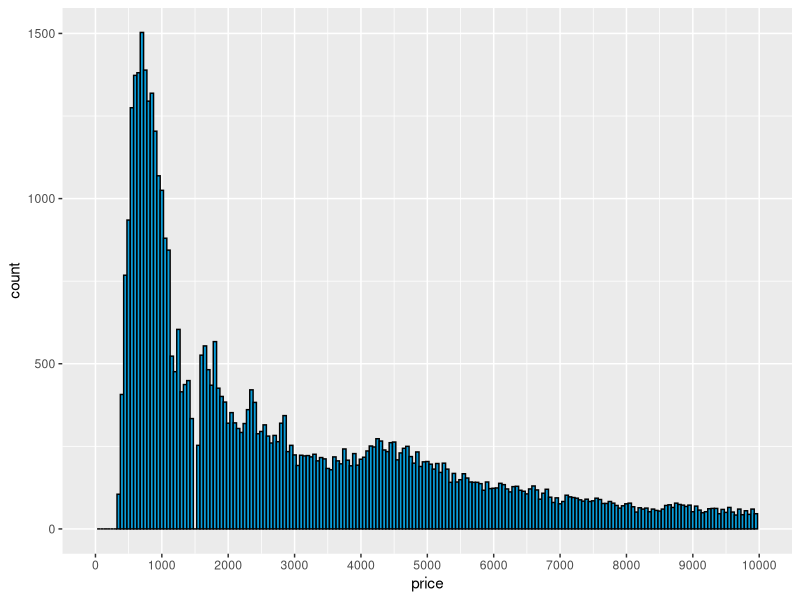
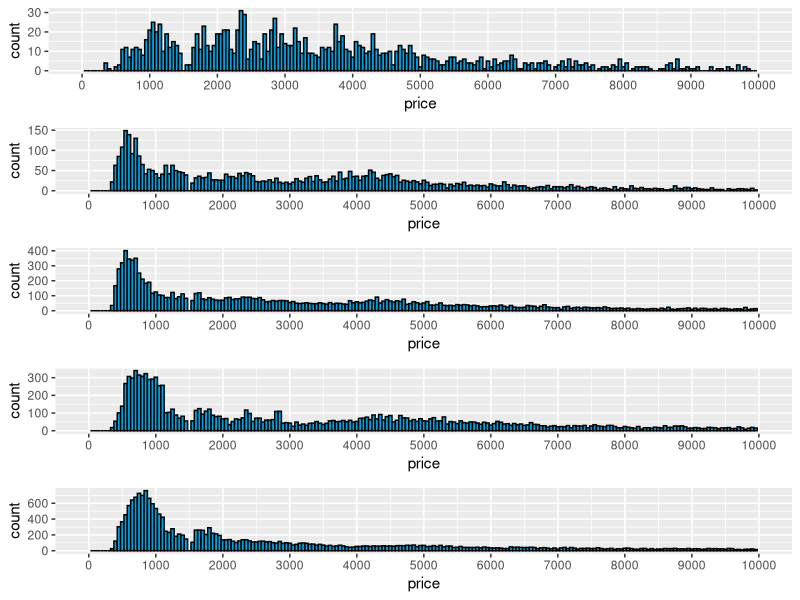
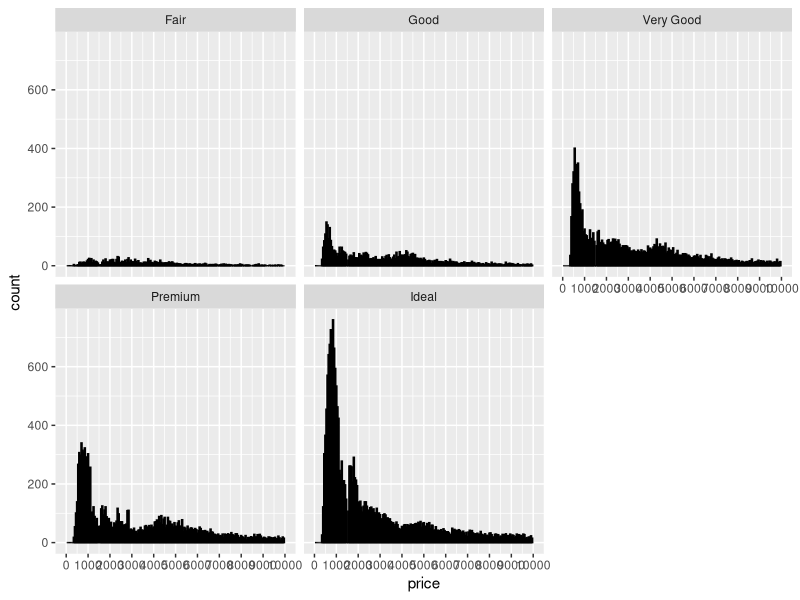

Reproduce these figures in R, in order.
library(ggplot2)
library(gridExtra)
data(diamonds)

summary(diamonds)

str(diamonds)

by(diamonds$price,diamonds$cut, summary)

?diamonds


ggplot(aes(x = price), data = diamonds)+
  geom_histogram(binwidth = 50,color = 'black', fill = '#099DD9') +
  scale_x_continuous(limits = c(0, 10000), breaks = seq(0, 10000, 1000))

summary(diamonds$price)

diamonds$less_500 <- ifelse(diamonds$price>=15000,TRUE,FALSE)

summary(diamonds$less_500)

Fair <- ggplot(aes(x = price), data = subset(diamonds, cut == 'Fair')) +
  geom_histogram(binwidth = 50,color = 'black', fill = '#099DD9') +
  scale_x_continuous(limits = c(0, 10000), breaks = seq(0, 10000, 1000))


Good <- ggplot(aes(x = price), data = subset(diamonds, cut == 'Good')) +
  geom_histogram(binwidth = 50,color = 'black', fill = '#099DD9') +
  scale_x_continuous(limits = c(0, 10000), breaks = seq(0, 10000, 1000))


V_Good <- ggplot(aes(x = price), data = subset(diamonds, cut == 'Very Good')) +
  geom_histogram(binwidth = 50,color = 'black', fill = '#099DD9') +
  scale_x_continuous(limits = c(0, 10000), breaks = seq(0, 10000, 1000))


Prem <- ggplot(aes(x = price), data = subset(diamonds, cut == 'Premium')) +
  geom_histogram(binwidth = 50,color = 'black', fill = '#099DD9') +
  scale_x_continuous(limits = c(0, 10000), breaks = seq(0, 10000, 1000))


Ideal <- ggplot(aes(x = price), data = subset(diamonds, cut == 'Ideal')) +
  geom_histogram(binwidth = 50,color = 'black', fill = '#099DD9') +
  scale_x_continuous(limits = c(0, 10000), breaks = seq(0, 10000, 1000))

grid.arrange(Fair, Good, V_Good,Prem, Ideal, ncol=1)

ggplot(aes(x = price), data = diamonds) +
  geom_histogram(binwidth = 50,color = 'black', fill = '#099DD9') +
  scale_x_continuous(limits = c(0, 10000), breaks = seq(0, 10000, 1000)) +
  facet_wrap(~cut)

dir()